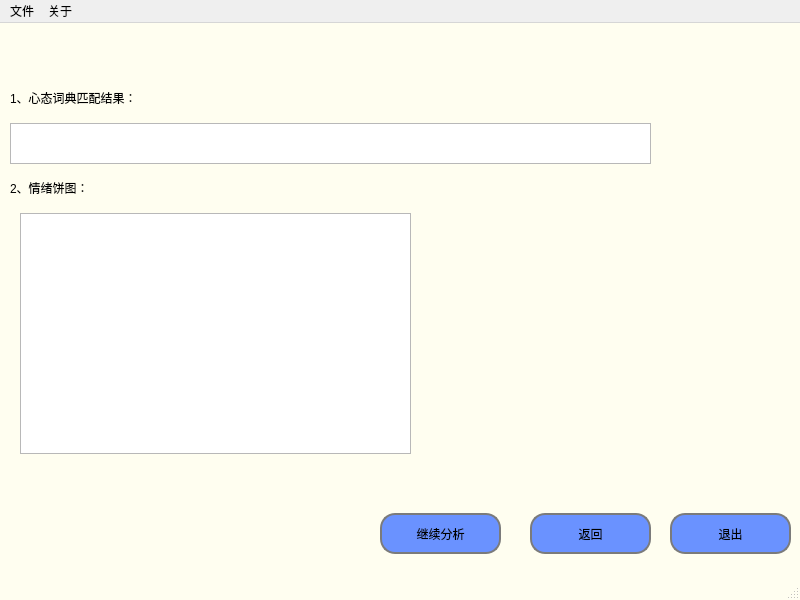
<?xml version="1.0" encoding="UTF-8"?>
<ui version="4.0">
 <class>outWin</class>
 <widget class="QMainWindow" name="outWin">
  <property name="geometry">
   <rect>
    <x>0</x>
    <y>0</y>
    <width>800</width>
    <height>600</height>
   </rect>
  </property>
  <property name="windowTitle">
   <string>MainWindow</string>
  </property>
  <property name="styleSheet">
   <string notr="true">QMainWindow{
	background-color: rgb(255, 254, 240);
	border-image: url(:/new/prefix1/back.jpg);
}

QLineEdit{

	border:3px solid#7b7b7b;
	border-radius:5px;
	background-color:#fffef0
}

QPushButton{
	border:2px solid#7b7b7b;
	border-radius:15px;
	background-color:#6a92ff;
	
	font: 10 15pt &quot;字魂17号-萌趣果冻体&quot;;
}

QPushButton:hover{
	background-color:#aa92ff
}
QPushButton:pressed{
	background-color:#FF90ff
}
</string>
  </property>
  <widget class="QWidget" name="centralwidget">
   <widget class="QPushButton" name="pushButton">
    <property name="geometry">
     <rect>
      <x>670</x>
      <y>490</y>
      <width>121</width>
      <height>41</height>
     </rect>
    </property>
    <property name="text">
     <string>退出</string>
    </property>
   </widget>
   <widget class="QPushButton" name="pushButton_2">
    <property name="geometry">
     <rect>
      <x>380</x>
      <y>490</y>
      <width>121</width>
      <height>41</height>
     </rect>
    </property>
    <property name="text">
     <string>继续分析</string>
    </property>
   </widget>
   <widget class="QPushButton" name="pushButton_3">
    <property name="geometry">
     <rect>
      <x>530</x>
      <y>490</y>
      <width>121</width>
      <height>41</height>
     </rect>
    </property>
    <property name="text">
     <string>返回</string>
    </property>
   </widget>
   <widget class="QLabel" name="label_2">
    <property name="geometry">
     <rect>
      <x>10</x>
      <y>64</y>
      <width>578</width>
      <height>21</height>
     </rect>
    </property>
    <property name="styleSheet">
     <string notr="true">font: 14pt &quot;字魂7号-温暖童稚体&quot;;</string>
    </property>
    <property name="text">
     <string>1、心态词典匹配结果：</string>
    </property>
   </widget>
   <widget class="QTextBrowser" name="textBrowser">
    <property name="geometry">
     <rect>
      <x>10</x>
      <y>100</y>
      <width>641</width>
      <height>41</height>
     </rect>
    </property>
   </widget>
   <widget class="QLabel" name="label_3">
    <property name="geometry">
     <rect>
      <x>10</x>
      <y>154</y>
      <width>578</width>
      <height>21</height>
     </rect>
    </property>
    <property name="styleSheet">
     <string notr="true">font: 14pt &quot;字魂7号-温暖童稚体&quot;;</string>
    </property>
    <property name="text">
     <string>2、情绪饼图：</string>
    </property>
   </widget>
   <widget class="QGraphicsView" name="graphicsView">
    <property name="geometry">
     <rect>
      <x>20</x>
      <y>190</y>
      <width>391</width>
      <height>241</height>
     </rect>
    </property>
   </widget>
  </widget>
  <widget class="QMenuBar" name="menubar">
   <property name="geometry">
    <rect>
     <x>0</x>
     <y>0</y>
     <width>800</width>
     <height>26</height>
    </rect>
   </property>
   <widget class="QMenu" name="menu">
    <property name="title">
     <string>文件</string>
    </property>
    <addaction name="actiondakai"/>
    <addaction name="separator"/>
   </widget>
   <widget class="QMenu" name="menu_2">
    <property name="title">
     <string>关于</string>
    </property>
    <addaction name="actionabout_us"/>
    <addaction name="separator"/>
   </widget>
   <addaction name="menu"/>
   <addaction name="menu_2"/>
  </widget>
  <widget class="QStatusBar" name="statusbar"/>
  <action name="actionabout_us">
   <property name="text">
    <string>关于我们</string>
   </property>
  </action>
  <action name="actiondakai">
   <property name="text">
    <string>打开</string>
   </property>
  </action>
 </widget>
 <resources/>
 <connections/>
</ui>
